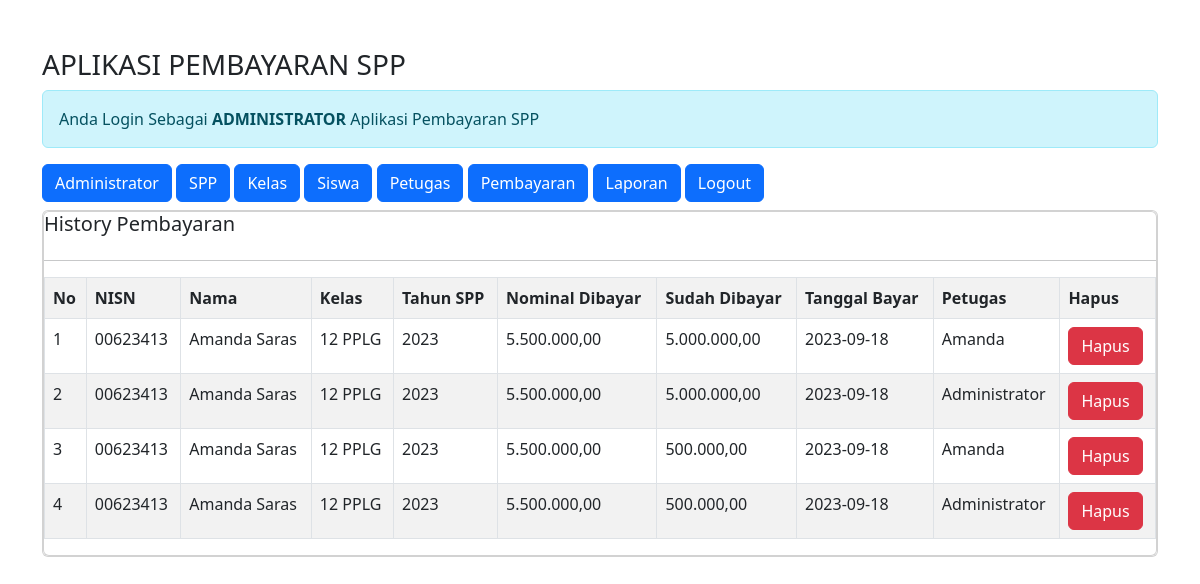
The app's page /pembayaran_ukk/admin/admin.php?url=history-pembayaran&nisn=00623413 (signed in) with its own data.
### tables this page shows
CREATE TABLE `pembayaran` (
  `id_pembayaran` int(11) NOT NULL,
  `id_petugas` int(11) NOT NULL,
  `nisn` varchar(10) NOT NULL,
  `tgl_bayar` date NOT NULL,
  `bulan_dibayar` varchar(8) NOT NULL,
  `tahun_dibayar` varchar(4) NOT NULL,
  `id_spp` int(11) NOT NULL,
  `jumlah_bayar` int(11) NOT NULL
);

CREATE TABLE `siswa` (
  `nisn` char(10) NOT NULL,
  `nis` char(8) NOT NULL,
  `nama` varchar(50) NOT NULL,
  `id_kelas` int(11) NOT NULL,
  `alamat` text NOT NULL,
  `no_telp` varchar(13) NOT NULL,
  `id_spp` int(11) NOT NULL
);

CREATE TABLE `kelas` (
  `id_kelas` int(11) NOT NULL,
  `nama_kelas` varchar(10) NOT NULL,
  `kopetensi_keahlian` varchar(50) NOT NULL
);

CREATE TABLE `spp` (
  `id_spp` int(11) NOT NULL,
  `tahun` int(11) NOT NULL,
  `nominal` int(11) NOT NULL
);

CREATE TABLE `petugas` (
  `id_petugas` int(11) NOT NULL,
  `username` varchar(20) NOT NULL,
  `password` varchar(32) NOT NULL,
  `nama_petugas` varchar(35) NOT NULL,
  `level` enum('admin','petugas') NOT NULL
);

### pembayaran_ukk/admin/history-pembayaran.php (the view)
<?php
$nisn = $_GET['nisn'];
?>
<h5>History Pembayaran</h5>
<hr>
<table class="table table-striped table-bordered">
	<tr class="fw-bold">
		<td>No</td>
		<td>NISN</td>
		<td>Nama</td>
		<td>Kelas</td>
		<td>Tahun SPP</td>
		<td>Nominal Dibayar</td>
		<td>Sudah Dibayar</td>
		<td>Tanggal Bayar</td>
		<td>Petugas</td>
		<td>Hapus</td>
	</tr>
	<?php
	include'../koneksi.php';
	$no = 1;
	$sql = "SELECT*FROM pembayaran,siswa,kelas,spp,petugas WHERE pembayaran.nisn=siswa.nisn AND siswa.id_kelas=kelas.id_kelas AND pembayaran.id_spp=spp.id_spp AND pembayaran.nisn='$nisn' ORDER BY tgl_bayar DESC";
	$query = mysqli_query($koneksi, $sql);
	foreach ($query as $data){
			?>
		<tr>
			<td><?= $no++; ?></td>
			<td><?= $data['nisn'] ?></td>
			<td><?= $data['nama'] ?></td>
			<td><?= $data['nama_kelas'] ?></td>
			<td><?= $data['tahun'] ?></td>
			<td><?= number_format($data['nominal'],2,',','.'); ?></td>
			<td><?= number_format($data['jumlah_bayar'],2,',','.'); ?></td>
			<td><?= $data['tgl_bayar'] ?></td>
			<td><?= $data['nama_petugas'] ?></td>
			<td>
				<a href="?url=hapus-pembayaran&id_pembayaran=<?= $data['id_pembayaran'] ?>" class="btn btn-danger">Hapus</a>
			</td>
		</tr>
    <?php } ?>
</table>

### records on screen
pembayaran: siswa.nisn "00623413", siswa.nama "Amanda Saras", kelas.nama_kelas "12 PPLG", id_spp.tahun "2023", id_spp.nominal "5.500.000,00", jumlah_bayar "5.000.000,00", tgl_bayar "2023-09-18", petugas.nama_petugas "Amanda", petugas.nama_petugas "Administrator"
pembayaran: siswa.nisn "00623413", siswa.nama "Amanda Saras", kelas.nama_kelas "12 PPLG", id_spp.tahun "2023", id_spp.nominal "5.500.000,00", jumlah_bayar "500.000,00", tgl_bayar "2023-09-18", petugas.nama_petugas "Amanda", petugas.nama_petugas "Administrator"
